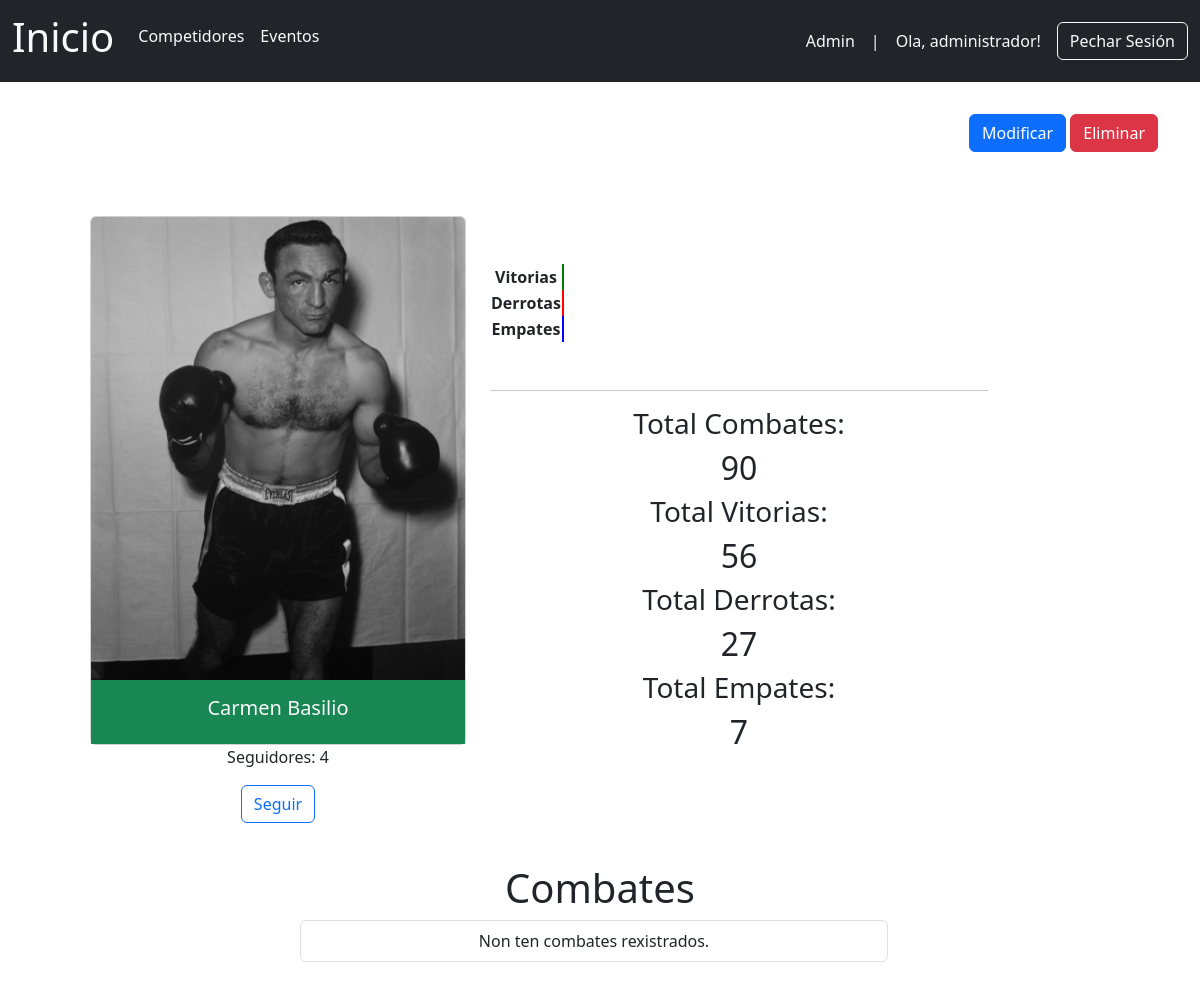
/competidores/9/ (signed in), run on the app's committed database.
### boxGal/models.py (models this page shows, shortened)
class Usuario(AbstractUser):
    id_usuario = models.BigAutoField(auto_created=True, primary_key=True)
    favoritos = models.ManyToManyField(Competidor, related_name='seguidores',blank=True)
    fotoperfil = models.ImageField(upload_to='fotos_perfil', blank=True, null=True)
    groups = models.ManyToManyField(
        'auth.Group',
        related_name='usuario_set',  #Necesario engadir para evitar erro ao migrar
        blank=True,
        help_text='The groups this user belongs to.',
        verbose_name='groups',
    )
    user_permissions = models.ManyToManyField(
        'auth.Permission',
        related_name='usuario_permissions_set',  #Necesario engadir para evitar erro ao migrar
        blank=True,
        help_text='Specific permissions for this user.',
        verbose_name='user permissions',
    )

class Competidor(models.Model):
    id_competidor = models.BigAutoField(auto_created=True, primary_key=True)
    nome_competidor = models.CharField(max_length=255)
    apelidos_competidor = models.CharField(max_length=255)
    peso_competidor = models.CharField(max_length=255)
    vitorias = models.IntegerField()
    derrotas = models.IntegerField()
    empates = models.IntegerField()
    foto_competidor = models.ImageField(upload_to='competidores/', blank=True, null=True)

### boxGal/views.py (the view)
# urls.py: path('competidores/<int:id>/', views.perfilCompetidorHTML),
def perfilCompetidorHTML(request, id):
  competidorEspecifico = Competidor.objects.get(id_competidor=id)
  numeroCombates_azul = Combate.objects.filter(boxeador_azul_id=id).count()
  numeroCombates_vermello = Combate.objects.filter(boxeador_vermello_id=id).count()
  listaCombates =  Combate.objects.filter(boxeador_azul=competidorEspecifico) | Combate.objects.filter(boxeador_vermello=competidorEspecifico)
  vitorias= competidorEspecifico.vitorias
  derrotas= competidorEspecifico.derrotas
  empates= competidorEspecifico.empates
  totalCombates = vitorias + derrotas + empates
  if totalCombates > 0:
    porcentaxeVitoriasStats = (vitorias/totalCombates)
    porcentaxeDerrotasStats = (derrotas/totalCombates)
    porcentaxeEmpatesStats = (empates/totalCombates)
  else:
    porcentaxeVitoriasStats = porcentaxeDerrotasStats = porcentaxeEmpatesStats = 0
  contido = {
    'competidor':competidorEspecifico,
    'totalCombates':totalCombates,
    'numeroCombates_azul':numeroCombates_azul,
    'numeroCombates_vermello':numeroCombates_vermello,
    'listaCombates':listaCombates,
    'vitorias':vitorias,
    'derrotas':derrotas,
    'empates':empates,
    'porcentaxeVitorias':porcentaxeVitoriasStats,
    'porcentaxeDerrotas':porcentaxeDerrotasStats,
    'porcentaxeEmpates':porcentaxeEmpatesStats,
    'NUMERO_LIKES_DESTACADO':NUMERO_LIKES_DESTACADO
  }
  template = loader.get_template('perfilCompetidor.html')
  return HttpResponse(template.render(contido, request))

### boxGal/templates/perfilCompetidor.html (shortened to what this page needs)
{% extends 'header.html' %}
{% block corpo %}
  <div class="container text-center">
    {% if user.is_staff %}
      <div class="mt-3 text-end">
        <a href="{% url 'modificar_competidor' competidor.id_competidor %}" class="btn btn-primary my-3">Modificar</a>
        <form action="{% url 'eliminarCompetidor' competidor.id_competidor %}" method="post" style="display:inline;">
          <button type="submit" class="btn btn-danger" onclick="return confirm('Seguro que queres eliminar a este competidor?');">Eliminar</button>
        </form>
      </div>
    {% endif %}
    <div class="row p-5">
      <div class="col-12 col-md-6 perfil-competidor">
        <div class="card">
          {% if competidor.foto_competidor %}
            <img src="{{ competidor.foto_competidor.url }}" alt="{{ competidor.nome_competidor }}" class="card-img-top" />
          {% else %}
            <img src="/media/competidores/defaultCompetidor.png" alt="{{ competidor.nome_competidor }}" class="card-img-top" />
          {% endif %}
          <div class="card-body bg-success text-light">
            <h5 class="card-title">{{ competidor.nome_competidor }} {{ competidor.apelidos_competidor }}</h5>
          </div>
        </div>
        <p>Seguidores: {{ competidor.seguidores.all.count }}</p>
        {% if user.is_authenticated %}
          <form action="{% url 'alternar_seguir' competidor.id_competidor %}" method="post" class="mt-3">
            {% if user in competidor.seguidores.all %}
              <button type="submit" class="btn btn-danger">Deixar de Seguir</button>
            {% else %}
              <button type="submit" class="btn btn-outline-primary">Seguir</button>
            {% endif %}
          </form>
        {% else %}
          <p class="mt-3">Inicia sesión para seguir a este competidor.</p>
        {% endif %}
      </div>
      <div class="col-12 col-md-6">
        <div class="row my-5">
          <div id="animations-example-4">
            <table class="charts-css column show-labels hide-data data-spacing-5 show-primary-axis">
              <tbody>
                <tr>
                  <th scope="row">Vitorias</th> <td style="--size: {{ porcentaxeVitorias }}; background:green;"></td>
                </tr> <tr>
                  <th scope="row">Derrotas</th> <td style="--size: {{ porcentaxeDerrotas }}; background:red;"></td>
                </tr> <tr>
                  <th scope="row">Empates</th> <td style="--size: {{ porcentaxeEmpates }}; background:blue;"></td>
                </tr>
              </tbody>
            </table>
          </div>
        </div>
        <hr />
        <div class="row">
          <h3>Total Combates:</h3>
          <h2>{{ totalCombates }}</h2>
          <h3>Total Vitorias:</h3>
          <h2>{{ vitorias }}</h2>
          <h3>Total Derrotas:</h3>
          <h2>{{ derrotas }}</h2>
          <h3>Total Empates:</h3>
          <h2>{{ empates }}</h2>
        </div>
      </div>
    </div>
  </div>
  <div class="row w-50 mx-auto">
    <h1 class="text-center">Combates</h1>
    <ul class="list-group mb-4">
      {% if listaCombates %}
        {% for combate in listaCombates %}
          {% if combate.boxeador_azul == competidor or combate.boxeador_vermello == competidor %}
            <li class="list-group-item text-center {% if combate.likes.count >= NUMERO_LIKES_DESTACADO %}combate-destacado{% endif %}">
              <a href="{% url 'combateEspecifico' combate.id_combate %}" class="text-decoration-none">{{ combate }}</a>
            </li>
          {% endif %}
        {% endfor %}
      {% else %}
        <li class="list-group-item text-center">Non ten combates rexistrados.</li>
      {% endif %}
    </ul>
  </div>
{% endblock %}

### boxGal/templates/header.html (shortened to what this page needs)
<!DOCTYPE html>
<html lang="en">
  <head>
    {% load static %}
    <link href="{% static 'bootstrap/css/bootstrap.min.css' %}" rel="stylesheet" />
    <link rel="stylesheet" href="https://cdn.jsdelivr.net/npm/charts.css/dist/charts.min.css" />
    <link rel="stylesheet" href="https://cdnjs.cloudflare.com/ajax/libs/font-awesome/6.0.0-beta3/css/all.min.css" />
    <link href="{% static 'css/style.css' %}" rel="stylesheet" />
  </head>
  <body>
    <nav class="navbar navbar-expand-md bg-dark text-light sticky-top">
      <div class="container-fluid">
        <a class="navbar-brand text-light" href="{% url 'indexPage' %}"><h1>Inicio</h1></a>
        <div class="collapse navbar-collapse" id="navbarSupportedContent">
          <ul class="navbar-nav me-auto mb-lg-0">
            <li class="navbar-item">
              <a class="nav-link text-light" href="{% url 'competidoresPage' %}"><h6>Competidores</h6></a>
            </li>
            <li class="navbar-item">
              <a class="nav-link text-light" href="{% url 'eventosPage' %}"><h6>Eventos</h6></a>
            </li>
          </ul>
          {% if request.user.is_staff %}
            <a class="nav-link" href="{% url 'administracion' %}">Admin<span class="mx-3 d-none d-md-inline">|</span></a>
          {% endif %}
          {% if user.is_authenticated %}
            <div class="d-flex align-items-center">
              <span class="text-light me-3">Ola, {{ request.user.username }}!</span>
              <a class="navbar-item btn btn-outline-light" href="{% url 'logout' %}">Pechar Sesión</a>
            </div>
          {% else %}
            <a class="navbar-item btn btn-outline-light" href="{% url 'login' %}">Iniciar Sesión</a>
          {% endif %}
        </div>
      </div>
    </nav>
    {% block corpo %}
    {% endblock %}
  </body>
</html>

### boxGal/static/css/style.css (style rules this page uses)
.perfil-competidor { width: 400px; height: 600px; }
*::after { -webkit-box-sizing: border-box; -moz-box-sizing: border-box; box-sizing: border-box; }

### data on the page
Usuario: user.username "administrador"
Competidor: foto_competidor (picture), nome_competidor "Carmen", apelidos_competidor "Basilio", seguidores.all.count "4"

### other printed values
{{ totalCombates }} "90"
{{ vitorias }} "56"
{{ derrotas }} "27"
{{ empates }} "7"
